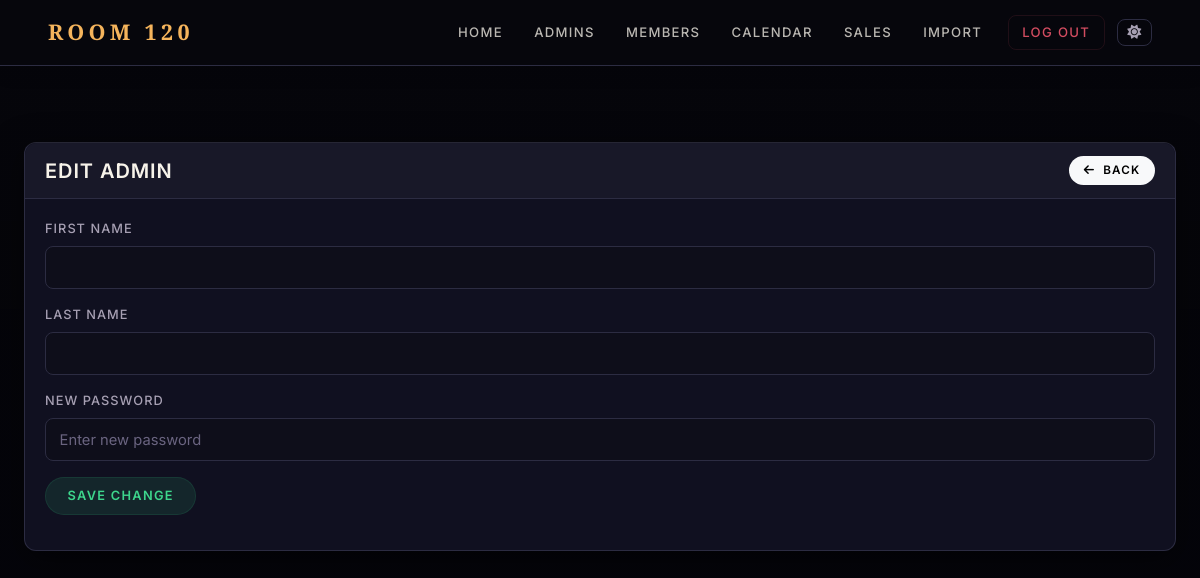
The app's page /edit-admin/240 (signed in), older data.
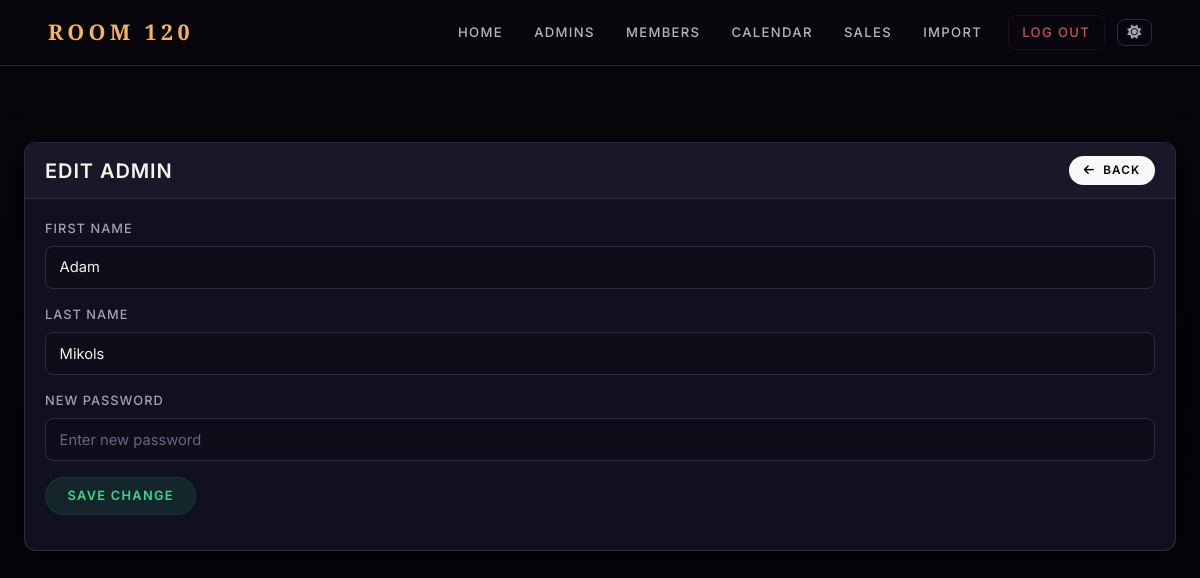
The same page, newer data.
### app.py (models this page shows, shortened)
class User(db.Model):
    id = db.Column(db.Integer, primary_key=True)
    username = db.Column(db.String(100), unique=True, nullable=False)
    password = db.Column(db.String(200), nullable=False)
    role = db.Column(db.String(10), nullable=False)
    first_name = db.Column(db.String(100))
    last_name = db.Column(db.String(100))
    email = db.Column(db.String(100))
    phone = db.Column(db.String(20))
    member_number = db.Column(db.String(100))
    active = db.Column(db.Boolean, default=True)
    membership_type = db.Column(db.String(20), default='single')
    staff_role_id = db.Column(db.Integer, db.ForeignKey('staff_role.id'), nullable=True)
    staff_role    = db.relationship('StaffRole', back_populates='users', foreign_keys=[staff_role_id])
    created_at         = db.Column(db.DateTime, default=datetime.utcnow)
    favorite_drink     = db.Column(db.String(200))
    seating_preference = db.Column(db.String(200))
    allergies          = db.Column(db.String(500))
    preferences_notes  = db.Column(db.Text)
    amount_spent = db.Column(db.Float, default=0.0)
    amount_owed = db.Column(db.Float, default=0.0)
    tax_owed = db.Column(db.Float, default=0.0)
    tax_paid = db.Column(db.Float, default=0.0)
    gratuity_owed = db.Column(db.Float, default=0.0)
    gratuity_paid = db.Column(db.Float, default=0.0)
    minimum_adjustment = db.Column(db.Float, default=0.0)
    invoices = db.relationship('Invoice', back_populates='member', cascade='all, delete-orphan')
    reservations = db.relationship('Reservation', back_populates='user', cascade='all, delete-orphan')
    notes_received = db.relationship('Note', foreign_keys='Note.member_id', back_populates='member', cascade='all, delete-orphan')
    notes_written = db.relationship('Note', foreign_keys='Note.author_id', back_populates='author', cascade='all, delete-orphan')
    orders = db.relationship('Order', back_populates='user', cascade='all, delete-orphan')

### app.py (the view, shortened to what this page needs)
@app.route('/edit-admin/<int:user_id>', methods=['GET', 'POST'])
def edit_admin(user_id):
    if not authorized('manage_admins'):
        return redirect(url_for('home'))
    admin = User.query.get(user_id)
    return render_template('edit_admin.html', admin=admin)

### app.py (called while the page is built)
@app.before_request
def enable_foreign_keys():
    db.session.execute(text('PRAGMA foreign_keys = ON'))

@app.context_processor
def inject_globals():
    user = None
    if session.get('user_id'):
        user = User.query.get(session.get('user_id'))
    try:
        all_types = MembershipType.query.order_by(MembershipType.sort_order, MembershipType.display_name).all()
    except Exception:
        all_types = []
    type_map = {t.name: t for t in all_types}
    active_types = [t for t in all_types if t.is_active]
    return dict(
        current_user=user,
        membership_types=active_types,
        all_membership_types=all_types,
        membership_type_map=type_map,
    )

def authorized(*perms):
    role = session.get('role')
    if role == 'admin':
        return True
    if role == 'staff':
        user_perms = set(session.get('permissions', []))
        return all(p in user_perms for p in perms)
    return False

### templates/edit_admin.html
﻿{% extends "base.html" %}
{% block content %}
<div class="container-fluid px-4 mt-4">
  <div class="card shadow">
    <div class="card-header bg-primary text-white d-flex justify-content-between align-items-center">
      <h5 class="mb-0">Edit Admin</h5>
      <a href="{{ url_for('manage_admins') }}" class="btn btn-light btn-sm"><i class="fas fa-arrow-left me-1"></i> Back</a>
    </div>
    <div class="card-body">
      <form method="POST">
        <div class="mb-3">
          <label for="first_name" class="form-label">First Name</label>
          <input type="text" class="form-control" id="first_name" name="first_name" value="{{ admin.first_name }}" required>
        </div>
        <div class="mb-3">
          <label for="last_name" class="form-label">Last Name</label>
          <input type="text" class="form-control" id="last_name" name="last_name" value="{{ admin.last_name }}" required>
        </div>
        <div class="mb-3">
          <label for="password" class="form-label">New Password</label>
          <input type="password" class="form-control" id="password" name="password" placeholder="Enter new password" required>
        </div>
        <button type="submit" class="btn btn-success">Save Change</button>
      </form>
    </div>
  </div>
</div>
{% endblock %}

Row changes from the older to the newer data that the page shows:
added User: first_name "Adam", last_name "Mikols"
